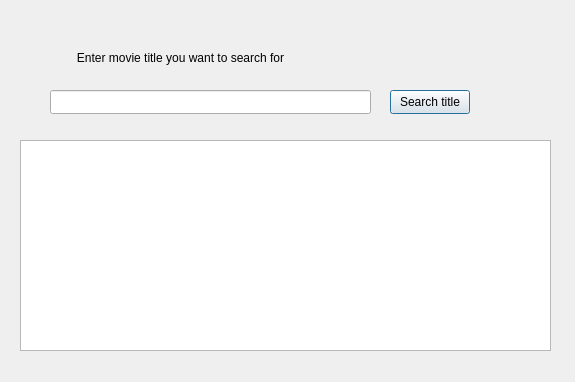
<?xml version="1.0" encoding="UTF-8"?>
<ui version="4.0">
 <class>MovieSearch</class>
 <widget class="QDialog" name="MovieSearch">
  <property name="geometry">
   <rect>
    <x>0</x>
    <y>0</y>
    <width>575</width>
    <height>382</height>
   </rect>
  </property>
  <property name="windowTitle">
   <string>Dialog</string>
  </property>
  <widget class="QTableView" name="tableSearch">
   <property name="geometry">
    <rect>
     <x>20</x>
     <y>140</y>
     <width>531</width>
     <height>211</height>
    </rect>
   </property>
  </widget>
  <widget class="QLineEdit" name="searchTitle">
   <property name="geometry">
    <rect>
     <x>50</x>
     <y>90</y>
     <width>321</width>
     <height>24</height>
    </rect>
   </property>
  </widget>
  <widget class="QPushButton" name="searchButton">
   <property name="geometry">
    <rect>
     <x>390</x>
     <y>90</y>
     <width>80</width>
     <height>24</height>
    </rect>
   </property>
   <property name="text">
    <string>Search title</string>
   </property>
  </widget>
  <widget class="QLabel" name="label">
   <property name="geometry">
    <rect>
     <x>40</x>
     <y>50</y>
     <width>281</width>
     <height>16</height>
    </rect>
   </property>
   <property name="text">
    <string>Enter movie title you want to search for</string>
   </property>
   <property name="alignment">
    <set>Qt::AlignCenter</set>
   </property>
  </widget>
 </widget>
 <resources/>
 <connections/>
</ui>
